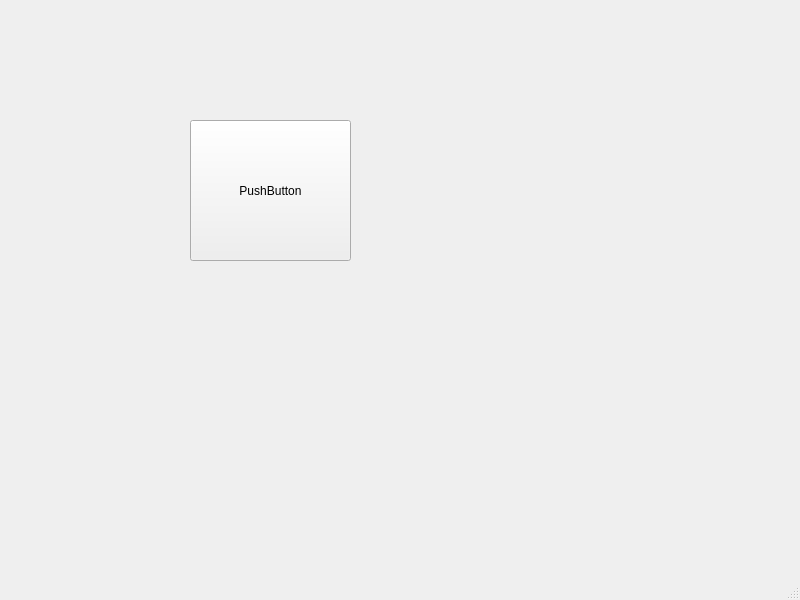
<?xml version="1.0" encoding="UTF-8"?>
<ui version="4.0">
 <class>MainWindow</class>
 <widget class="QMainWindow" name="MainWindow">
  <property name="geometry">
   <rect>
    <x>0</x>
    <y>0</y>
    <width>800</width>
    <height>600</height>
   </rect>
  </property>
  <property name="windowTitle">
   <string>MainWindow</string>
  </property>
  <widget class="QWidget" name="centralwidget">
   <widget class="QPushButton" name="pushButton">
    <property name="geometry">
     <rect>
      <x>190</x>
      <y>120</y>
      <width>161</width>
      <height>141</height>
     </rect>
    </property>
    <property name="text">
     <string>PushButton</string>
    </property>
   </widget>
  </widget>
  <widget class="QMenuBar" name="menubar">
   <property name="geometry">
    <rect>
     <x>0</x>
     <y>0</y>
     <width>800</width>
     <height>21</height>
    </rect>
   </property>
  </widget>
  <widget class="QStatusBar" name="statusbar"/>
 </widget>
 <resources/>
 <connections/>
</ui>
